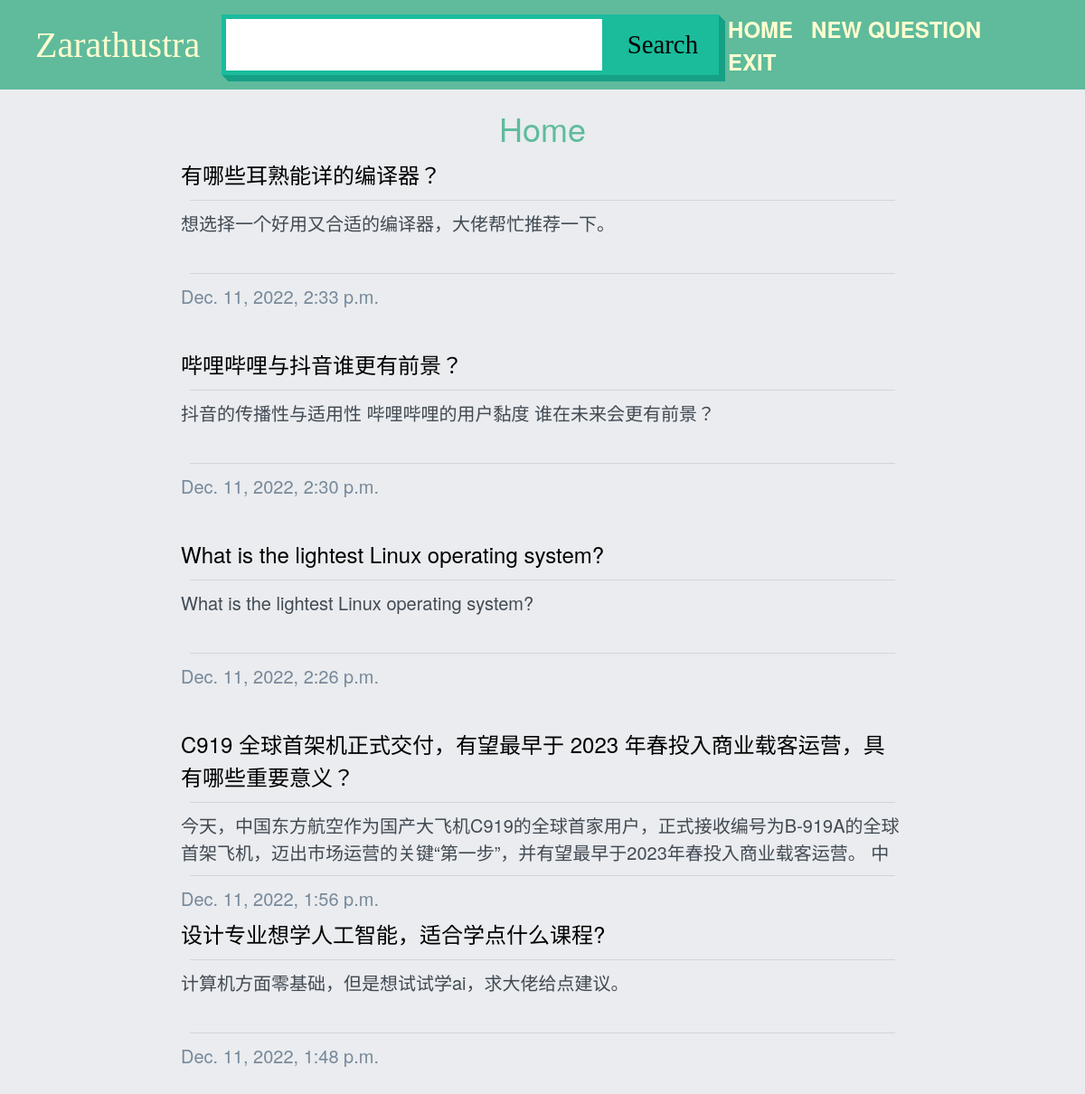
Screenshot of / (signed in) with the database file from the repository.
### main/models.py (models this page shows, shortened)
class Question(models.Model):
    author = models.ForeignKey(User, null=False, on_delete=models.CASCADE)
    title = models.CharField(max_length=200, null=False)
    body = models.TextField(null=False)
    created_at = models.DateTimeField(auto_now_add=True)
    updated_at = models.DateTimeField(auto_now=True)

### main/views.py (the view)
# urls.py: path('',views.homePage,name='index'),
def homePage(request):
    questions=Question.objects.all().order_by('-created_at')
    context={
        'questions':questions
    }
    return render(request,'homepage.html',context)

### main/templates/homepage.html (shortened to what this page needs)
{% extends 'layout/page.html' %}
{% block content %}
<div class="question-title text-center">
    <h4> Home</h4>
</div>
{% for question in questions %}
<div class="card-container" ">
      <div class="box">
      <a class="qtext" href="{% url 'question' question.id %}">
          {{question.title}}</a>
         <hr style="margin: 10px;">
          <div class="body-ellipse" style="font-size: smaller; color:rgb(66, 74, 83)">{{question.body}}</div>
          <hr style="margin: 10px;">
          <div style="font-size: smaller; color:lightslategrey">{{question.created_at}}</div>
    </div>
</div>
{% endfor %}
{% endblock %}

### main/static/main/css/styles.css (style rules this page uses)
* { box-sizing: border-box; font-size: 3vh; font-family: 'Helvetica Neue', Helvetica, Arial, sans-serif; }
body { background-color: #eaecef; }
.body-ellipse { text-overflow: ellipsis; margin:4px 0; line-height: 1.5em; height: 3em; overflow: hidden; }
.box { overflow: hidden; position: relative; width: 800px; height: 200px; border: 2px solid ＃98FB98; background-color:＃98FB98; margin: 10px auto; transition: all .2s; }
.qtext { color:black; }
.question-title { margin: 0 7vw; font-size:40px; color:#5FBB9C; }

### rows the page displays
Question: title "有哪些耳熟能详的编译器？", body "想选择一个好用又合适的编译器，大佬帮忙推荐一下。", created_at "Dec. 11, 2022, 2:33 p.m."
Question: title "哔哩哔哩与抖音谁更有前景？", body "抖音的传播性与适用性 哔哩哔哩的用户黏度 谁在未来会更有前景？", created_at "Dec. 11, 2022, 2:30 p.m."
Question: title "What is the lightest Linux operating system?", body "What is the lightest Linux operating system?", created_at "Dec. 11, 2022, 2:26 p.m."
Question: title "C919 全球首架机正式交付，有望最早于 2023 年春投入商业载客运营，具有哪些重要意义？", body "今天，中国东方航空作为国产大飞机C919的全球首家用户，正式接收编号为B-919A的全球首架飞机，迈出市场运营的关键“第一步”，并有望最早于2023年春投入商业载客运营。…", created_at "Dec. 11, 2022, 1:56 p.m."
Question: title "设计专业想学人工智能，适合学点什么课程?", body "计算机方面零基础，但是想试试学ai，求大佬给点建议。", created_at "Dec. 11, 2022, 1:48 p.m."
